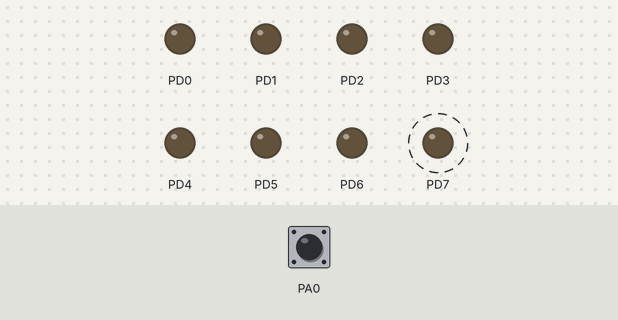
The program below on a simulated ATmega128, built with avr-gcc and emulated at 8 MHz. On the bench: output pins drawn as LEDs (lit = HIGH). Dashed ring = blinking. The inputs (shaded band) are chosen by the test bench; at power-on: PA0 HIGH.

Above: at 1.8 s.
1.9 s: PA0 pulled LOW for 3.2 s
Timing chart, 0 to 12.6 s (numbered marks = the images above; inputs shaded):
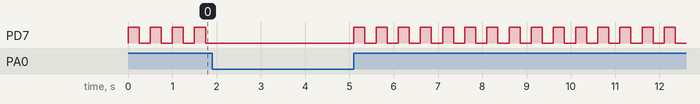

The program:

main.c
```c
/*
 * OpdrachtB3.c
 *
 * Created: 7-2-2025 11:43:06
 * Author : leonb
 */

#define F_CPU 8e6
#include <avr/io.h>
#include <util/delay.h>

void wait(int ms)
{
	for (int i=0; i<ms; i++) {
		_delay_ms( 1 );		// library function (max 30 ms at 8MHz)
	}
}

int main(void)
{
	// Set PORTD for output
	DDRD = 0xFF;

	// Set PORTA for input
	DDRA=0x00;
	PORTA=0x01; // Set bit0 high, pull up resistor

	while(1)
	{
		// Button push is active LOW!!
		// Check if PA0 button is pressed
		if(PINA & 0x01)// Mask with 0b0000001, bit0
		{
			// Turns on the PD7 led and all the others off
			PORTD = 0b10000000;
			wait(250);
			// Turns on the PD6 led and all the others off
			PORTD = 0b00000000;
			wait(250);
		} else
		{
			// If the buttons isn't pressed, turn all leds off
			PORTD=0x00;
		}
	}
		return 1;
}
```
